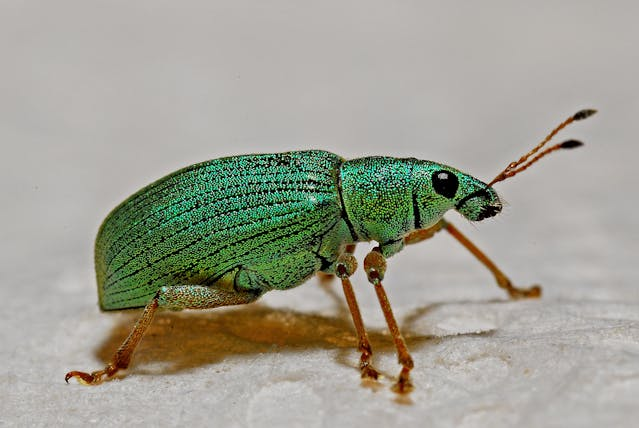
#> input picture insect.jpg, 639 x 428 px, found by its file name
$ python hysteresisThresholding.py
#> lines starting #> are read from the running program, lines starting #| are printed output that depends on the picture; after the words box and inside, x2 and y2 are one past the last pixel; in counts of white or black regions, pixels touching at a corner belong together
import cv2
import numpy as np
from matplotlib import pyplot as plt

image_path = r'C:\Users\Aliyan Sajid\Desktop\Codes\insect.jpg'
image = cv2.imread(image_path)
#> image is the input picture: shape (428, 639, 3); mean B, G, R 146.4, 159.3, 159.5

if image is None:
    print("Error: Image not found or unable to read the image.")
    exit()

if len(image.shape) > 2:
    image_gray = cv2.cvtColor(image, cv2.COLOR_BGR2GRAY)
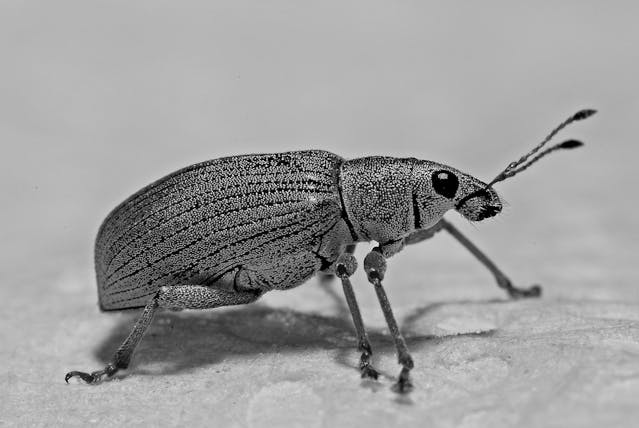
#> image_gray: shape (428, 639); min 0, max 249, mean 157.9
else:
    image_gray = image

edges = cv2.Canny(image_gray, 100, 200)
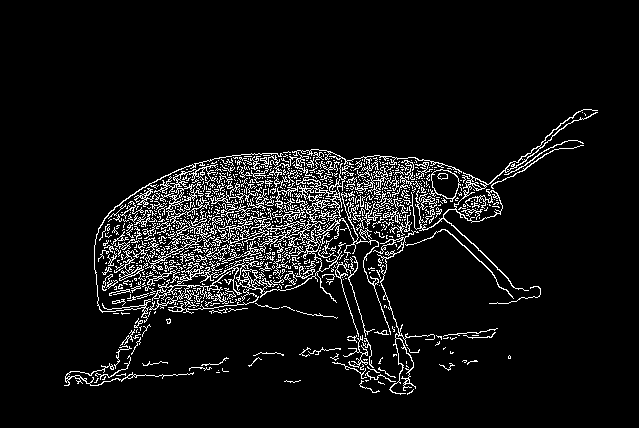
#> edges: shape (428, 639); 6.9% white in thin lines or dots, all inside (x1, y1, x2, y2) = (64, 109, 598, 395)
hysteresis_thresholded = cv2.bitwise_and(image, image, mask=edges)
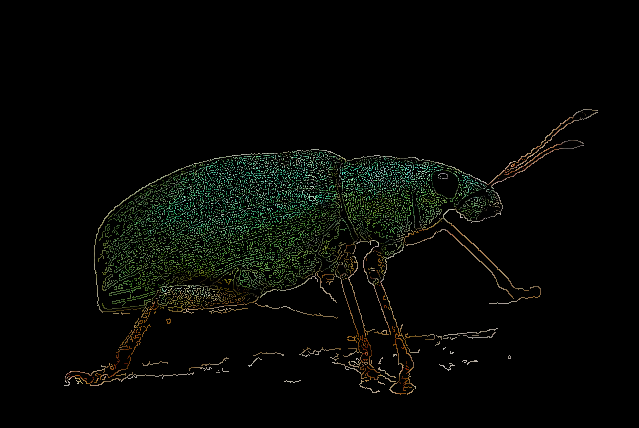
#> hysteresis_thresholded: shape (428, 639, 3); mean B, G, R 4.8, 7.4, 5.9

if len(hysteresis_thresholded.shape) < 3:
    hysteresis_thresholded = cv2.cvtColor(hysteresis_thresholded, cv2.COLOR_GRAY2BGR)

fig, (ax1, ax2, ax3) = plt.subplots(1, 3, figsize=(15, 5))
ax1.imshow(cv2.cvtColor(image, cv2.COLOR_BGR2RGB))
ax1.set_title('Original Image')
ax1.axis('off')

ax2.imshow(cv2.cvtColor(hysteresis_thresholded, cv2.COLOR_BGR2RGB))
ax2.set_title('Hysteresis Thresholded')
ax2.axis('off')

plt.show()
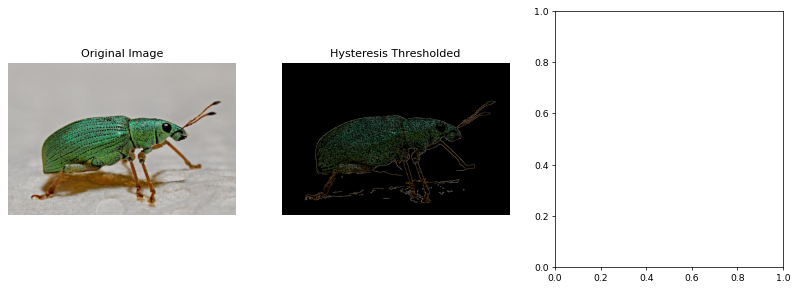
#> figure drawn by matplotlib, 2 panels
